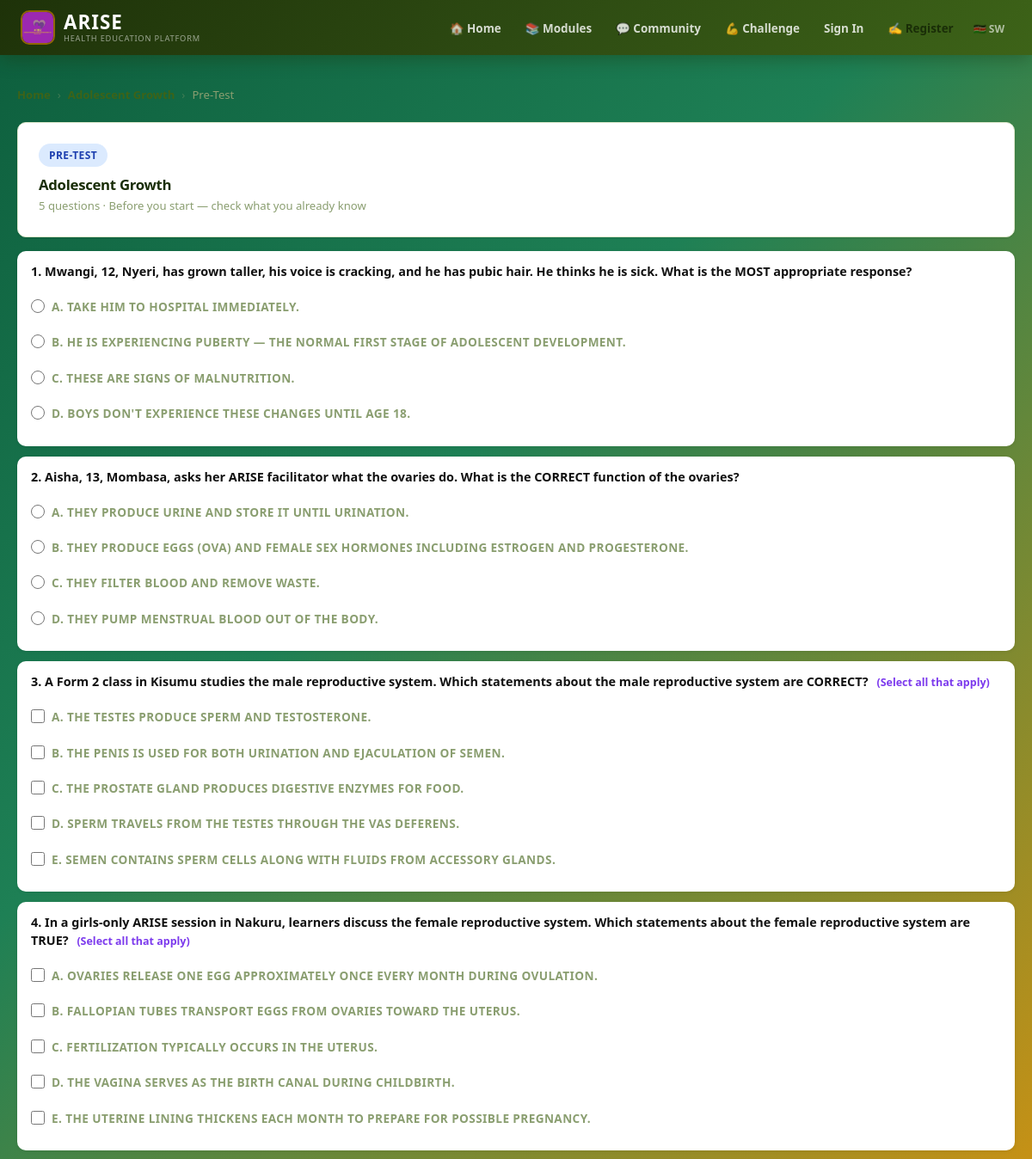
The page /?p=pre_test&module=adolescent-growth&type=pre (signed in, upper part) on the database as committed earlier.
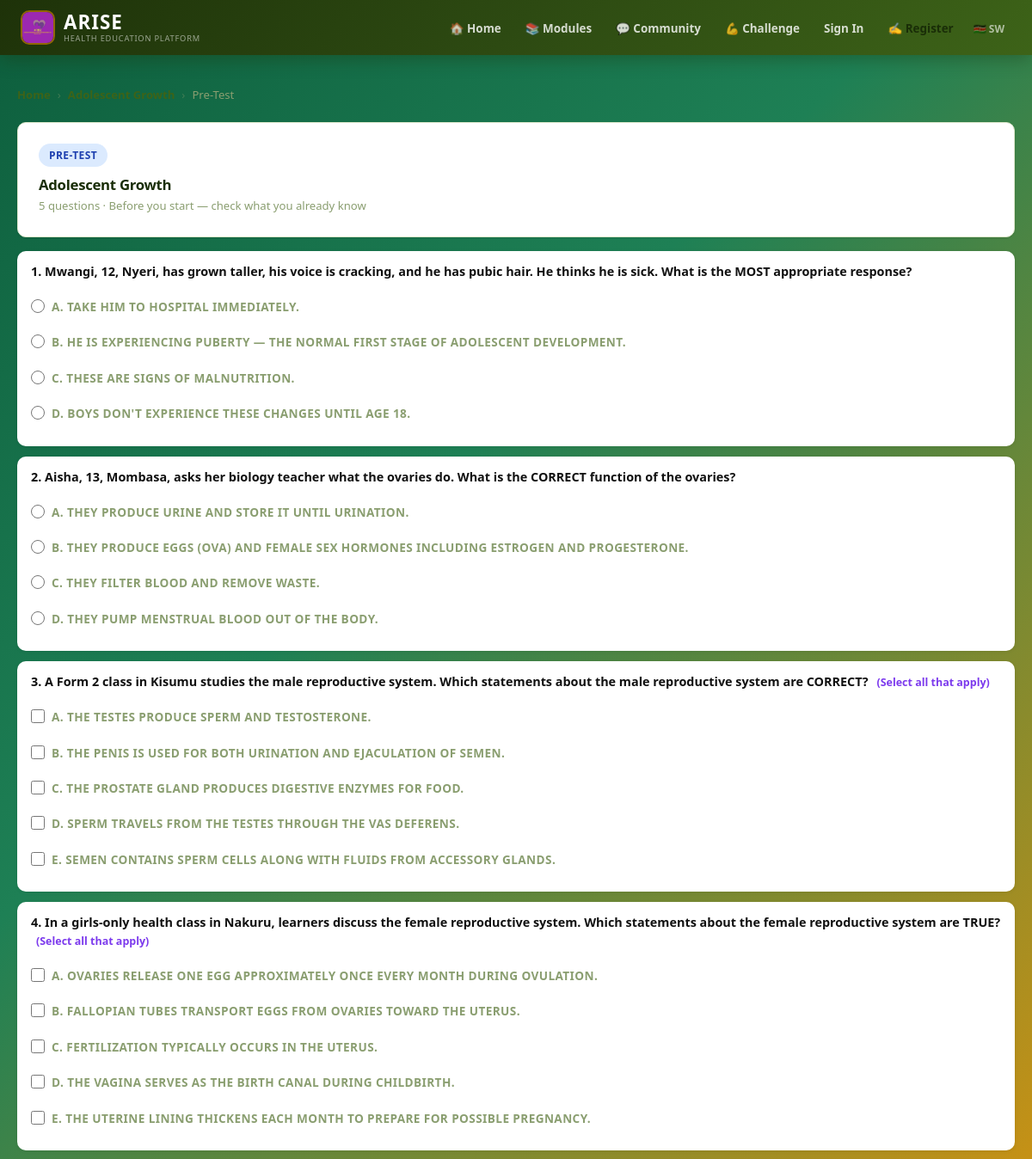
The same page on the database as committed later.
### tables this page shows
CREATE TABLE quiz_questions (
    id INTEGER PRIMARY KEY AUTOINCREMENT,
    module_id INTEGER NOT NULL,
    question_type TEXT DEFAULT 'mcq',
    question TEXT NOT NULL,
    option_a TEXT,
    option_b TEXT,
    option_c TEXT,
    option_d TEXT,
    correct_option TEXT,
    explanation TEXT,
    essay_hint TEXT,
    min_words INTEGER DEFAULT 0,
    max_marks INTEGER DEFAULT 1,
    sort_order INTEGER DEFAULT 0, competency TEXT, difficulty TEXT DEFAULT 'MEDIUM', is_published INTEGER DEFAULT 0, option_e TEXT DEFAULT '', section TEXT DEFAULT 'lesson',
    FOREIGN KEY (module_id) REFERENCES modules(id)
);

### includes/config.php (called while the page is built, shortened)
<?php
function db(): SQLite3 {
    static $db = null;
    if ($db === null) {
        $db = new SQLite3(DB_PATH);
        $db->enableExceptions(true);
        $db->exec('PRAGMA journal_mode=WAL');
        $db->exec('PRAGMA foreign_keys=ON');
    }
    return $db;
}
function e(string $str): string {
    return htmlspecialchars($str, ENT_QUOTES, 'UTF-8');
}

### public/pages/pre_test.php (the view, shortened to what this page needs)
<?php
$moduleSlug = $_GET['module'] ?? '';
$testType   = $_GET['type'] ?? 'pre';
$module = $moduleSlug ? db()->querySingle("SELECT * FROM modules WHERE slug='".SQLite3::escapeString($moduleSlug)."' AND is_active=1", true) : null;
function getOpts($q) {
    $opts = [];
    foreach (['a','b','c','d','e'] as $k) {
        $col = 'option_' . $k;
        if (!empty($q[$col])) $opts[$k] = $q[$col];
    }
    return $opts;
}
    ?>
    <?php return;
$questions = [];
$mid = intval($module['id']);
$sectionMap = ['pre' => 'pre', 'post' => 'post', 'lesson' => 'lesson'];
$section = $sectionMap[$testType] ?? 'pre';
$res = db()->query(
    "SELECT * FROM quiz_questions
     WHERE module_id=$mid AND section='" . SQLite3::escapeString($section) . "' AND is_published=1
     ORDER BY sort_order ASC"
);
while ($r = $res->fetchArray(SQLITE3_ASSOC)) $questions[] = $r;
$typeLabel = ['pre' => 'Pre-Test', 'post' => 'Post-Test', 'lesson' => 'Lesson Quiz'][$testType] ?? 'Quiz';
$typeDesc  = ['pre' => 'Before you start &mdash; check what you already know', 'post' => 'After completing &mdash; see how much you\'ve learned', 'lesson' => 'In-lesson knowledge check &mdash; 10 questions'][$testType] ?? '';
$badgeClass = ['pre' => 'badge-pre', 'post' => 'badge-post', 'lesson' => 'badge-lesson'][$testType] ?? 'badge-pre';
?>
<div class="container">
  <div class="breadcrumb"><a href="/arise/">Home</a> <span class="sep">&#8250;</span> <a href="/arise/?p=module&slug=<?= e($moduleSlug) ?>"><?= e($module['title']) ?></a> <span class="sep">&#8250;</span> <span><?= $typeLabel ?></span></div>
  <div class="dp-card" style="margin-bottom:16px">
    <span class="test-type-badge <?= $badgeClass ?>"><?= $typeLabel ?></span>
    <h2 style="font-size:1.05rem;font-weight:800;margin-bottom:4px"><?= e($module['title']) ?></h2>
    <p class="text-muted" style="font-size:.82rem"><?= count($questions) ?> questions &middot; <?= $typeDesc ?></p>
  </div>
  <form method="post">
    <?php foreach ($questions as $i => $q):
      $opts = getOpts($q);
      $isMulti = ($q['question_type'] ?? 'mcq') === 'msq';
      $inputType = $isMulti ? 'checkbox' : 'radio';
      $inputName = $isMulti ? "q{$q['id']}[]" : "q{$q['id']}";
    ?>
    <div class="test-card">
      <div class="qr-q"><?= $i + 1 ?>. <?= e($q['question']) ?>
        <?php if ($isMulti): ?>
          <span style="font-size:.78rem;color:#7c3aed;font-weight:600;margin-left:6px;">(Select all that apply)</span>
        <?php endif; ?>
      </div>
      <?php foreach ($opts as $k => $v): ?>
        <label style="display:flex;align-items:flex-start;gap:8px;padding:7px 0;cursor:pointer;font-size:.85rem">
          <input type="<?= $inputType ?>" name="<?= $inputName ?>" value="<?= $k ?>"
                 style="width:16px;height:16px;margin-top:2px;flex-shrink:0;accent-color:var(--green)">
          <span><strong><?= strtoupper($k) ?>.</strong> <?= e($v) ?></span>
        </label>
      <?php endforeach; ?>
    </div>
    <?php endforeach; ?>
  </form>
</div>

Rows that differ between the two databases and show on the page:
changed quiz_questions "THEY PRODUCE URINE AND STORE IT UNTIL URINATION.": question "Aisha, 13, Mombasa, asks her ARISE facilitator what the ovaries do. What is the CORRECT function of the ovaries?" → "Aisha, 13, Mombasa, asks her biology teacher what the ovaries do. What is the CORRECT function of the ovaries?"
changed quiz_questions "OVARIES RELEASE ONE EGG APPROXIMATELY ONCE EVERY MONTH DURING OVULATION.": question "In a girls-only ARISE session in Nakuru, learners discuss the female reproductive system. Which statements about the female reproductive system are TRUE?" → "In a girls-only health class in Nakuru, learners discuss the female reproductive system. Which statements about the female reproductive system are TRUE?"
